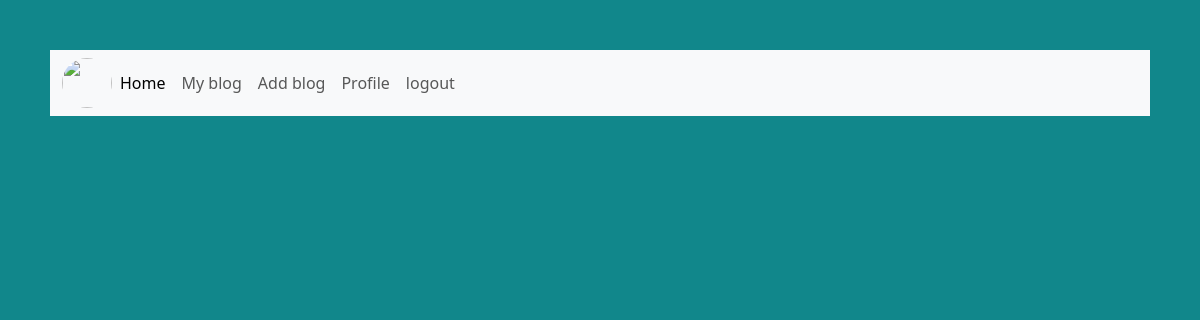
Before: /home/ with the older database file.
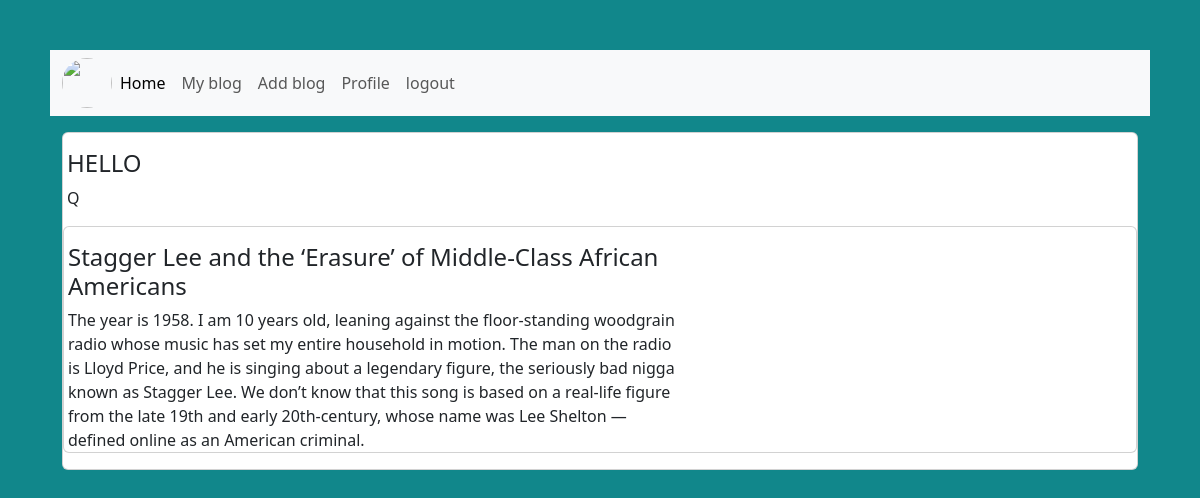
After: the same page with the newer database file.
### page/models.py (models this page shows, shortened)
class blog(models.Model):
    membersId = models.ForeignKey(members,on_delete=models.CASCADE,null=True)
    date = models.DateField(null=True)
    title = models.CharField(max_length=100)
    description = models.TextField(max_length=500)
    image = models.ImageField(upload_to='images/')

### page/views.py (the view)
# urls.py: 2. Add a URL to urlpatterns:  path('', views.home, name='home')
def home(request):
        myblog = blog.objects.all()
        return render(request, 'home.html', {'myblog': myblog})

### page/templates/home.html (shortened to what this page needs)
<!DOCTYPE html>
<html lang="en">
<head>
   <link href="https://cdn.jsdelivr.net/npm/bootstrap@5.3.3/dist/css/bootstrap.min.css" rel="stylesheet">
</head>
<body>
  <nav class="navbar navbar-expand-lg bg-body-tertiary">
    <div class="container-fluid">
      <img style="height:50px; width:50px;  border-radius: 50%;" src="https://logo.com/image-cdn/images/kts928pd/production/3d0a1942ea617825e187c3c9a3811a5d93a331be-370x366.png?w=1080&q=72" >
      <div class="collapse navbar-collapse" id="navbarNavAltMarkup">
        <div class="navbar-nav">
          <a class="nav-link active" aria-current="page" href="{% url 'home' %}">Home</a>
          <a class="nav-link" href="{% url 'myblog' %}">My blog</a>
          <a class="nav-link" href="{% url 'addblog' %}">Add blog</a>
          <a class="nav-link" href="{% url 'profile' %}">Profile</a>
          <a class="nav-link" href="{% url 'logout' %}">logout</a>
        </div>
      </div>
    </div>
  </nav>
    {% for field in myblog %}
    <div class="container py-3">
      <div class="card">
        <div class="row ">
          <div class="col-md-7 px-3">
            <div class="card-block px-6">
              <h4 class="card-title">{{field.title}}</h4>
              <p class="card-text">
                  {{field.description}}
              </p>
            </div>
          </div>
          {% endfor  %}
          <div class="col-md-5">
          </div>
          </div>
          </div>
</body>
</html>

Changed rows visible on the page:
added blog: title "HELLO", description "Q"
added blog: title "Stagger Lee and the ‘Erasure’ of Middle-Class African Americans", description "The year is 1958. I am 10 years old, leaning against the floor-standing woodgrain radio whose music has set my entire household in motion. The man on the radio is Lloyd Price, and he is singing about a legendary figure, the seriously bad nigga known as Stagger Lee. We don’t know that this song is based on a real-life figure from the late 19th and early 20th-century, whose name was Lee Shelton — defined online as an American criminal."
